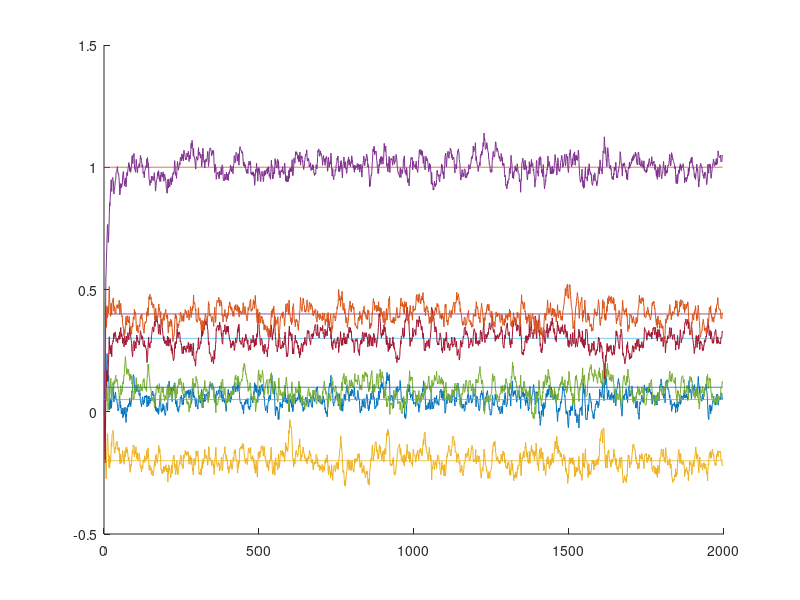
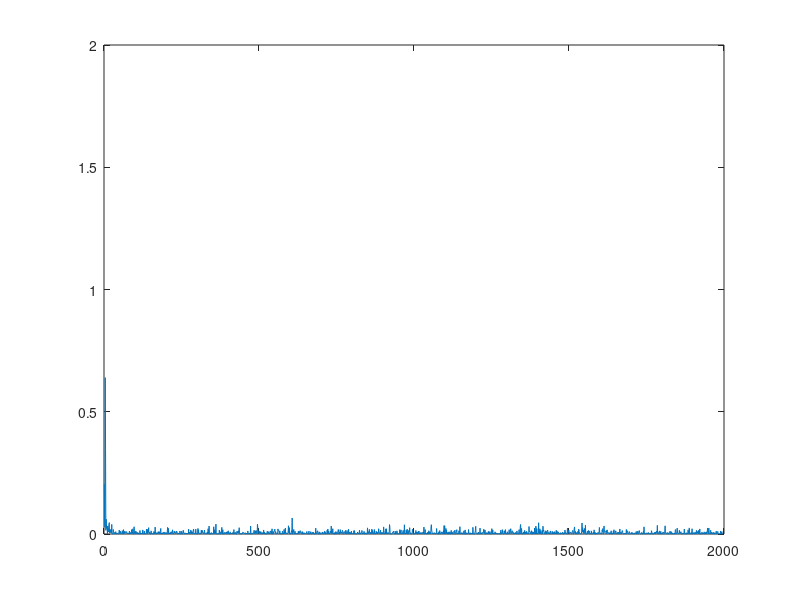
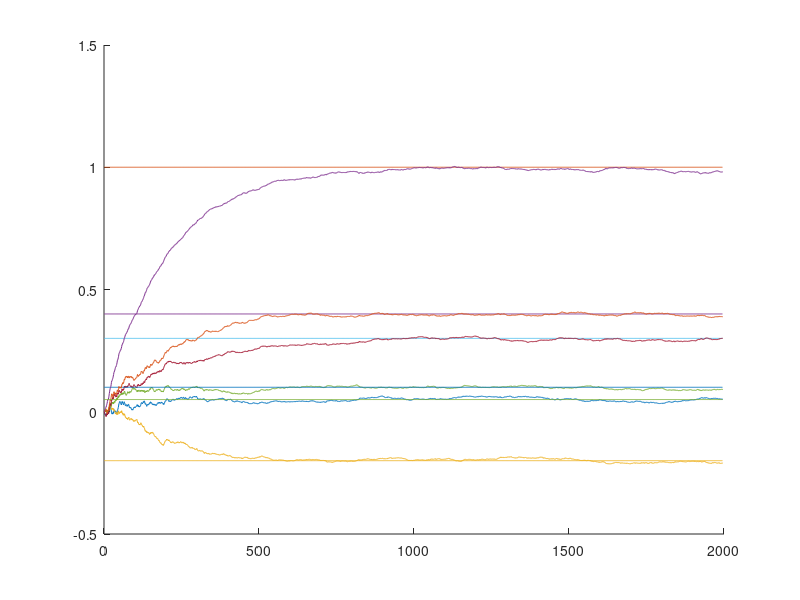
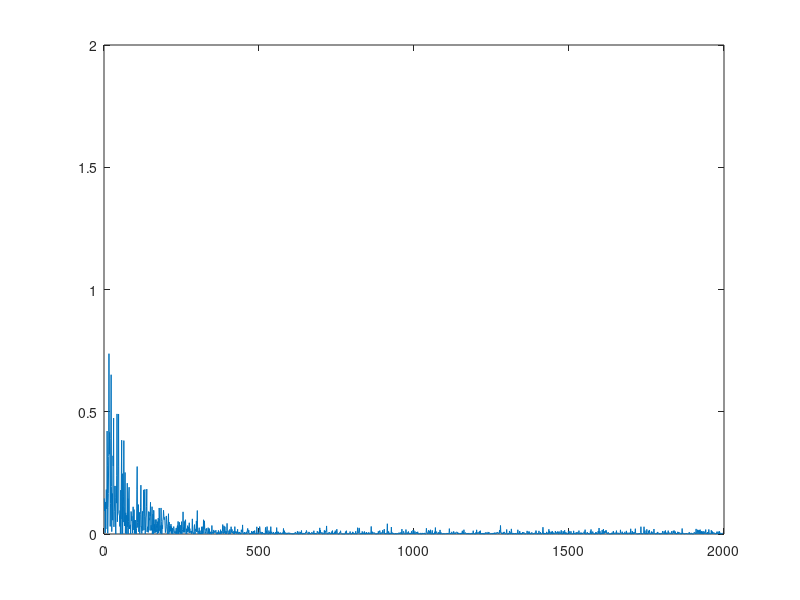

Write MATLAB code to recreate these figures, in order.
%% Actividad 1
%%%% Parte A
close all

L = 2000;
LargoFiltro = 6;
mu = 0.1;
a = [1];
b = [1 0.4 0.3 0.1 -0.2 0.05];

G = binornd(1,0.5,L,1);
X = 2*G-1;
V = normrnd(0,sqrt(0.02),L,1);
Y = filter(b,a,X);
Salida = Y + V;

W = zeros(LargoFiltro,L-LargoFiltro+1);
Aprendizaje = zeros(L-LargoFiltro+1,1);

for i =1:(L-LargoFiltro+1)
    Error = Salida(i+LargoFiltro-1)-X(i:i+LargoFiltro-1)'*W(:,i);
    W(:,i+1) = W(:,i) + mu*X(i:i+LargoFiltro-1)*Error;
    Aprendizaje(i) = Error^2/LargoFiltro;
end

figure()
hold on
for i =1:LargoFiltro
    plot(W(i,:))
    plot((1:(L-LargoFiltro+1))*0+b(i))
end

figure()
plot(Aprendizaje)
ylim([0 2])

%%
%%%% Parte B
close all

L = 2000;
LargoFiltro = 6;
mu = 0.005;
a = [1];
b = [1 0.4 0.3 0.1 -0.2 0.05];

G = binornd(1,0.5,L,1);
X = 2*G-1;
V = normrnd(0,sqrt(0.02),L,1);
Y = filter(b,a,X);
Salida = Y + V;

W = zeros(LargoFiltro,L-LargoFiltro+1);
Aprendizaje = zeros(L-LargoFiltro+1,1);

for i =1:(L-LargoFiltro+1)
    Error = Salida(i+LargoFiltro-1)-X(i:i+LargoFiltro-1)'*W(:,i);
    W(:,i+1) = W(:,i) + mu*X(i:i+LargoFiltro-1)*Error;
    Aprendizaje(i) = Error^2/LargoFiltro;
end

figure()
hold on
for i =1:LargoFiltro
    plot(W(i,:))
    plot((1:(L-LargoFiltro+1))*0+b(i))
end

figure()
plot(Aprendizaje)
ylim([0 2])

%% Actividad 
